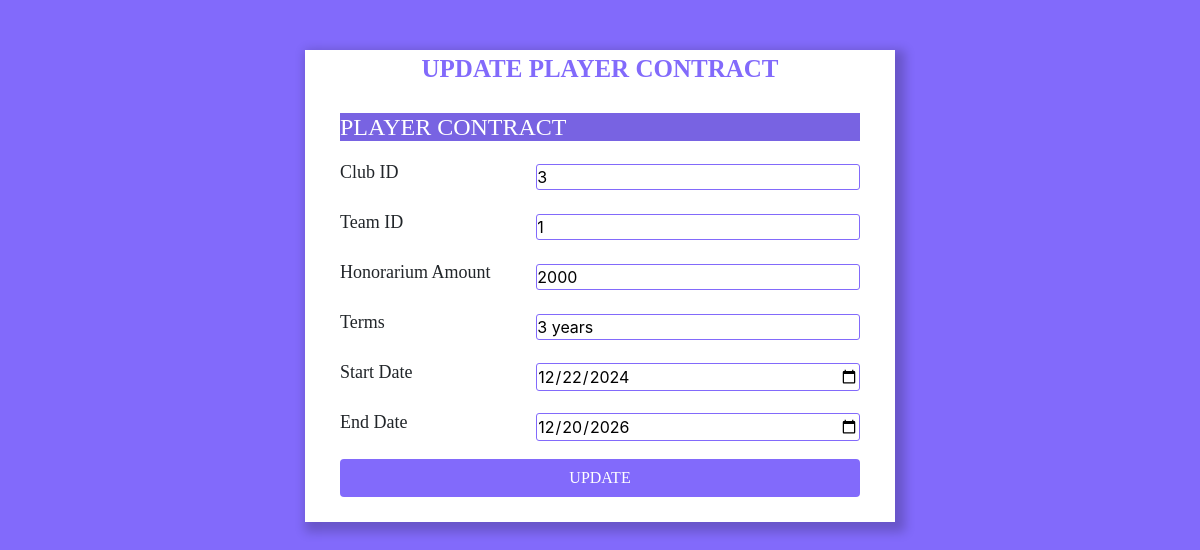
The app's page /Cricket-Club-Player-Achievement/contract_form_update.php?player_id=26 (signed in) with its own data.
### tables this page shows
CREATE TABLE `Contracts` (
  `contract_id` int(11) NOT NULL,
  `player_id` int(11) NOT NULL,
  `total_amount` int(11) DEFAULT NULL,
  `terms` text DEFAULT NULL,
  `start_date` date DEFAULT NULL,
  `end_date` date DEFAULT NULL,
  `club_id` int(11) DEFAULT NULL,
  `team_id` int(11) DEFAULT NULL
);

### Cricket-Club-Player-Achievement/contract_form_update.php (the view, shortened to what this page needs)
<?php
    include("database.php");
    $player_id = $_GET['player_id'];
    $query_player = "SELECT * FROM Contracts NATURAL JOIN  Player Natural Join Club Natural Join Team WHERE player_id = '$player_id'";
    $result = mysqli_query($conn, $query_player);
    $row = mysqli_fetch_assoc($result);
?>
<!DOCTYPE html>
<html lang="en">
<head>
    <link rel="stylesheet" href="https://stackpath.bootstrapcdn.com/bootstrap/4.5.2/css/bootstrap.min.css">
    <link rel="stylesheet" href="./style.css">
</head>
<body>
    <div class="container">
        <div class="title">UPDATE Player Contract</div>
        <form action="#" method="POST">
        <div class="form">
            <h4 class="section">PLAYER CONTRACT</h4>
            <div class="inputField">
                <label>Club ID</label>
                <input type="number" value= "<?php echo $row['club_id'];?>" class="input" placeholder=" Enter Club ID" name="club_id" required>
            </div>
            <div class="inputField">
                <label>Team ID</label>
                <input type="number" value= "<?php echo $row['team_id'];?>" class="input" placeholder=" Enter Team ID" name="team_id" required>
            </div>
            <div class="inputField">
                <label>Honorarium Amount</label>
                <input type="number" value= "<?php echo $row['total_amount'];?>"class="input" placeholder=" Enter Total Amount" name="total_amount">
            </div>
            <div class="inputField">
                <label>Terms</label>
                <input type="text" value= "<?php echo $row['terms'];?>" class="input" placeholder=" Enter Terms" name="terms" required>
            </div>
            <div class="inputField">
                <label>Start Date</label>
                <input type="date" value= "<?php echo $row['start_date'];?>" class="input"  placeholder=" Enter Start Date" name="start_date" required>
            </div>
            <div class="inputField">
                <label>End Date</label>
                <input type="date" value= "<?php echo $row['end_date'];?>" class="input"  placeholder=" Enter End Date " name="end_date" required>
            </div>
            <div class="inputField">
                <input type="submit" value="UPDATE" class="btn" name="update">
            </div>
            </div>
        </form>
        </div>
</body>
</html>

### Cricket-Club-Player-Achievement/style.css (style rules this page uses)
* { margin: 0; padding: 0; box-sizing: border-box; }
body { background-color: rgb(130, 106, 251); padding: 0 10px; }
.container { max-height: 1000px; width: 50%; background-color: white; margin: 50px auto; box-shadow: 5px 5px 10px 5px rgba(0, 0, 0, 0.2); }
.container .title { text-align: center; font-size: 25px; font-weight: 700; margin-top: 25px; margin-bottom: 25px; color: rgb(130, 106, 251); text-transform: uppercase; font-family: 'Times New Roman', Times, serif; }
.container .form { width: 100%; padding: 0 20px; }
.container .form .section { display: flex; justify-content: space-between; margin-bottom: 18px; text-align: center; font-family: 'Times New Roman', Times, serif; color:white; background-color: rgb(120, 99, 226); }
.container .form .inputField { margin-bottom: 15px; display: flex; align-items: center; }
.container .form .inputField label { width: 300px; font-size: 18px; margin-right: 10px; font-family: 'Times New Roman', Times, serif; }
.container .form .inputField .input { border: 1px solid rgb(130, 106, 251); width: 100%; border-radius: 3px; transition: all 0.3s ease; }
.container .form .inputField .btn { width: 100%; background-color: rgb(130, 106, 251); color: white; cursor: pointer; margin-bottom: 25px; font-family: 'Times New Roman', Times, serif; }

### records on screen
contracts: club_id "3", team_id "1", total_amount "2000", terms "3 years", start_date "12/22/2024", end_date "12/20/2026"
